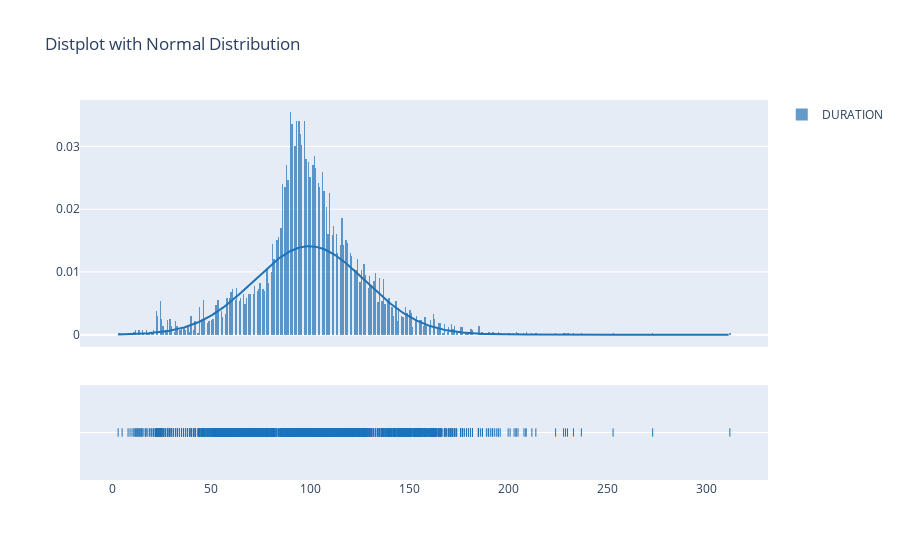

Notebook code for this chart:
### Markdown cell above
##### ***4.5)DISTRIBUTION OF MOVIE DURATION***

### Code cell
import plotly.figure_factory as ff
df_fil=df[df['type']=='Movie']
fig = ff.create_distplot([df_fil['duration']], ['DURATION'], bin_size=0.7, curve_type='normal', colors=["#2171b5"])
fig.update_layout(title_text='Distplot with Normal Distribution')
fig.show()

### Figure 1 — Plotly figure (JSON) as saved in the notebook; plotly's stock layout.template omitted (floating-point values rounded to 4 significant figures; data arrays with more than 128 entries replaced by an {"elided": "..."} marker saying what was removed)
{"data": [{"autobinx": false, "histnorm": "probability density", "legendgroup": "DURATION", "marker": {"color": "#2171b5"}, "name": "DURATION", "opacity": 0.7, "type": "histogram", "x": {"elided": "6128 int values"}, "xaxis": "x", "xbins": {"end": 312, "size": 0.7, "start": 3}, "yaxis": "y"}, {"legendgroup": "DURATION", "marker": {"color": "#2171b5"}, "mode": "lines", "name": "DURATION", "showlegend": false, "type": "scatter", "x": {"elided": "500 float values"}, "xaxis": "x", "y": {"elided": "500 float values"}, "yaxis": "y"}, {"legendgroup": "DURATION", "marker": {"color": "#2171b5", "symbol": "line-ns-open"}, "mode": "markers", "name": "DURATION", "showlegend": false, "type": "scatter", "x": {"elided": "6128 int values"}, "xaxis": "x", "y": {"elided": "6128 str values"}, "yaxis": "y2"}], "layout": {"barmode": "overlay", "hovermode": "closest", "legend": {"traceorder": "reversed"}, "title": {"text": "Distplot with Normal Distribution"}, "xaxis": {"anchor": "y2", "domain": [0, 1], "zeroline": false}, "yaxis": {"anchor": "free", "domain": [0.35, 1], "position": 0}, "yaxis2": {"anchor": "x", "domain": [0, 0.25], "dtick": 1, "showticklabels": false}}}
